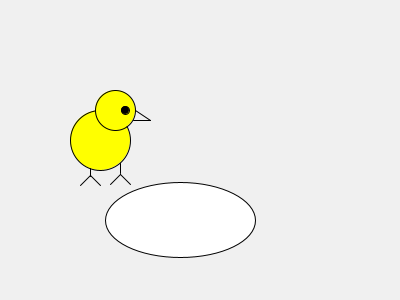
Frame 1 (no input)
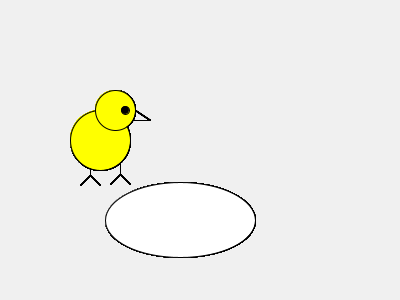
Frame 60 (the mouse pressed at the canvas centre just before this capture)
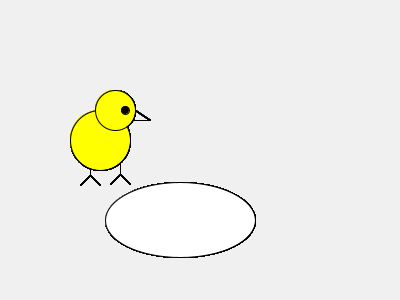
Frame 120 (the mouse held since frame 60 and released just before this capture)

The Processing sketch that drew these frames (run headless with seeded random() and noise(); from frame 60 on, the mouse is pressed at the canvas centre):

// Processing sketch: processing_26553
// ── processing_26553.pde

float circleX;
float circleY;

void setup()

{

  size (400, 300);
  background (240);
  circleX = width/2;
  circleY = height/2 + 50;
  frameRate(100);
  
}

void draw()
{
   ellipseMode(CENTER);
   rectMode(CENTER);
   
   //egg
   fill(255,255,255); 
   ellipse(circleX - 20, circleY +20, 150, 75);
   
   //chicken body
   fill(255, 255, 0);
   //fill( random(255), random(255), random(255), random(255));
   ellipse(circleX - 100, circleY - 60, 60, 60);
   
   //chicken face
   ellipse(circleX - 85, circleY - 90, 40, 40);

   //chicken legs
   //stroke(255,141,0); //orange
   //fill(255,141,0); //orange
   
   //first feet
   line(circleX - 110,circleY - 32, circleX - 110,circleY - 24);  
   line(circleX - 110, circleY - 25, circleX - 120, circleY - 15);
   line(circleX - 110, circleY - 25, circleX - 100, circleY - 15);
   
   //second feet
   line(circleX - 80,circleY - 37, circleX - 80,circleY - 27);  
   line(circleX - 80, circleY - 26, circleX - 90, circleY - 16);
   line(circleX - 80, circleY - 26, circleX - 70, circleY - 16);
   
   // chicken eyes
   fill(0);
   ellipse(circleX - 75, circleY - 90, 8, 8);
   
   //chicken beak
   line(circleX - 65, circleY - 90, circleX - 50, circleY - 80);
   line(circleX - 67, circleY - 80, circleX - 50, circleY - 80);
   
}
